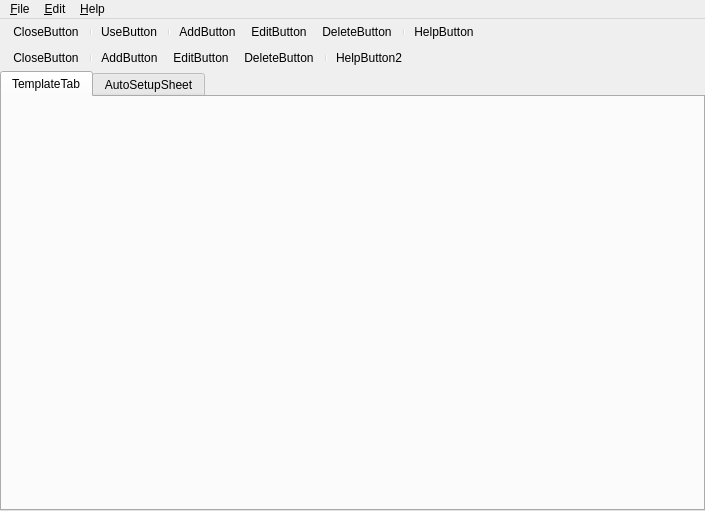
<?xml version="1.0" encoding="UTF-8"?>
<ui version="4.0">
  <class>TemplateForm</class>
  <widget class="QDialog" name="TemplateForm">
    <property name="geometry"><rect><x>0</x><y>0</y><width>705</width><height>511</height></rect></property>
    <property name="windowTitle"><string>Vorlagen</string></property>
    <property name="vclPosition" stdset="0"><string notr="true">poOwnerFormCenter</string></property>
    <property name="vclBorderIcons" stdset="0"><string notr="true">biSystemMenu,biMaximize</string></property>
    <property name="vclKeyPreview" stdset="0"><bool>true</bool></property>
    <property name="vclDesignWidth" stdset="0"><number>705</number></property>
    <property name="vclDesignHeight" stdset="0"><number>511</number></property>
    <layout class="QVBoxLayout" name="vclMenuLayout" stretch="0,1">
      <property name="spacing"><number>0</number></property>
      <property name="leftMargin"><number>0</number></property>
      <property name="topMargin"><number>0</number></property>
      <property name="rightMargin"><number>0</number></property>
      <property name="bottomMargin"><number>0</number></property>
      <item>
        <widget class="QMenuBar" name="MainMenu">
          <widget class="QMenu" name="MenuFile">
            <property name="title"><string>&amp;File</string></property>
            <widget class="QMenu" name="MenuFileUse">
              <property name="title"><string>&amp;Use</string></property>
              <property name="icon"><iconset resource="../../resources/dfend.qrc"><normaloff>:/imagelists/TemplateFormUnit/ImageList/2.png</normaloff></iconset></property>
              <addaction name="MenuFileUseAsProfile"/>
              <addaction name="MenuFileUseAsDefault"/>
            </widget>
            <addaction name="MenuFileUse"/>
            <addaction name="N2"/>
            <addaction name="MenuFileClose"/>
          </widget>
          <widget class="QMenu" name="MenuEdit">
            <property name="title"><string>&amp;Edit</string></property>
            <widget class="QMenu" name="MenuEditAdd">
              <property name="title"><string>&amp;Add...</string></property>
              <property name="icon"><iconset resource="../../resources/dfend.qrc"><normaloff>:/imagelists/TemplateFormUnit/ImageList/3.png</normaloff></iconset></property>
              <addaction name="MenuEditAddNewTemplate"/>
              <addaction name="MenuEditAddTemplateFromProfile"/>
            </widget>
            <widget class="QMenu" name="MenuEditAdd2">
              <property name="title"><string>&amp;Add...</string></property>
              <property name="icon"><iconset resource="../../resources/dfend.qrc"><normaloff>:/imagelists/TemplateFormUnit/ImageList/3.png</normaloff></iconset></property>
              <addaction name="MenuEditAdd2NewTemplate"/>
              <addaction name="MenuEditAdd2TemplateFromProfile"/>
            </widget>
            <addaction name="MenuEditAdd"/>
            <addaction name="MenuEditAdd2"/>
            <addaction name="MenuEditEdit"/>
            <addaction name="MenuEditEdit2"/>
            <addaction name="MenuEditEditMultipleTemplates"/>
            <addaction name="MenuEditEditMultipleTemplates2"/>
            <addaction name="MenuEditCopy"/>
            <addaction name="MenuEditCopy2"/>
            <addaction name="MenuEditDelete"/>
            <addaction name="MenuEditDelete2"/>
            <addaction name="N3"/>
            <addaction name="MenuEditCheck"/>
          </widget>
          <widget class="QMenu" name="MenuHelp">
            <property name="title"><string>&amp;Help</string></property>
            <addaction name="MenuHelpHelp"/>
          </widget>
          <addaction name="MenuFile"/>
          <addaction name="MenuEdit"/>
          <addaction name="MenuHelp"/>
        </widget>
      </item>
      <item>
        <widget class="QWidget" name="vclClientArea">
          <property name="minimumSize"><size><width>0</width><height>0</height></size></property>
          <property name="vclDesignWidth" stdset="0"><number>705</number></property>
          <property name="vclDesignHeight" stdset="0"><number>511</number></property>
          <widget class="QTabWidget" name="PageControl">
            <property name="geometry"><rect><x>0</x><y>52</y><width>705</width><height>440</height></rect></property>
            <property name="vclAlign" stdset="0"><string notr="true">alClient</string></property>
            <property name="currentIndex"><number>0</number></property>
            <widget class="QWidget" name="TemplateTab">
              <attribute name="title"><string>TemplateTab</string></attribute>
              <property name="vclDesignWidth" stdset="0"><number>697</number></property>
              <property name="vclDesignHeight" stdset="0"><number>412</number></property>
              <widget class="TListView" name="ListView">
                <property name="geometry"><rect><x>0</x><y>0</y><width>697</width><height>412</height></rect></property>
                <property name="vclAlign" stdset="0"><string notr="true">alClient</string></property>
                <property name="vclPopupMenu" stdset="0"><string notr="true">PopupMenu</string></property>
                <property name="viewStyle" stdset="0"><string notr="true">vsReport</string></property>
                <property name="readOnly" stdset="0"><bool>false</bool></property>
                <property name="vclSmallImages" stdset="0"><string notr="true">ListViewImageList</string></property>
              </widget>
            </widget>
            <widget class="QWidget" name="AutoSetupSheet">
              <attribute name="title"><string>AutoSetupSheet</string></attribute>
              <property name="vclDesignWidth" stdset="0"><number>697</number></property>
              <property name="vclDesignHeight" stdset="0"><number>412</number></property>
              <widget class="TListView" name="ListView2">
                <property name="geometry"><rect><x>0</x><y>0</y><width>697</width><height>412</height></rect></property>
                <property name="vclAlign" stdset="0"><string notr="true">alClient</string></property>
                <property name="vclPopupMenu" stdset="0"><string notr="true">PopupMenu2</string></property>
                <property name="viewStyle" stdset="0"><string notr="true">vsReport</string></property>
                <property name="readOnly" stdset="0"><bool>false</bool></property>
                <property name="vclSmallImages" stdset="0"><string notr="true">ListViewImageList</string></property>
              </widget>
            </widget>
          </widget>
          <widget class="QStatusBar" name="StatusBar">
            <property name="geometry"><rect><x>0</x><y>492</y><width>705</width><height>19</height></rect></property>
            <property name="vclAlign" stdset="0"><string notr="true">alBottom</string></property>
            <property name="sizeGripEnabled"><bool>false</bool></property>
            <property name="vclPanelWidths" stdset="0"><string notr="true">300,300,50</string></property>
          </widget>
          <widget class="QFrame" name="CoolBar">
            <property name="geometry"><rect><x>0</x><y>0</y><width>705</width><height>26</height></rect></property>
            <property name="vclAlign" stdset="0"><string notr="true">alTop</string></property>
            <property name="frameShape"><enum>QFrame::NoFrame</enum></property>
            <property name="frameShadow"><enum>QFrame::Plain</enum></property>
            <property name="vclClass" stdset="0"><string notr="true">TCoolBar</string></property>
            <widget class="QToolBar" name="ToolBar">
              <property name="geometry"><rect><x>2</x><y>0</y><width>703</width><height>26</height></rect></property>
              <property name="vclAlign" stdset="0"><string notr="true">alClient</string></property>
              <property name="movable"><bool>false</bool></property>
              <property name="floatable"><bool>false</bool></property>
              <property name="iconSize"><size><width>16</width><height>16</height></size></property>
              <property name="toolButtonStyle"><enum>Qt::ToolButtonTextBesideIcon</enum></property>
              <property name="vclButtonWidth" stdset="0"><number>90</number></property>
              <property name="vclButtonHeight" stdset="0"><number>22</number></property>
              <property name="vclImages" stdset="0"><string notr="true">ImageList</string></property>
              <addaction name="CloseButton"/>
              <addaction name="separator"/>
              <addaction name="UseButton"/>
              <addaction name="separator"/>
              <addaction name="AddButton"/>
              <addaction name="EditButton"/>
              <addaction name="DeleteButton"/>
              <addaction name="separator"/>
              <addaction name="HelpButton"/>
            </widget>
          </widget>
          <widget class="QFrame" name="CoolBar1">
            <property name="geometry"><rect><x>0</x><y>26</y><width>705</width><height>26</height></rect></property>
            <property name="vclAlign" stdset="0"><string notr="true">alTop</string></property>
            <property name="frameShape"><enum>QFrame::NoFrame</enum></property>
            <property name="frameShadow"><enum>QFrame::Plain</enum></property>
            <property name="vclClass" stdset="0"><string notr="true">TCoolBar</string></property>
            <widget class="QToolBar" name="ToolBar2">
              <property name="geometry"><rect><x>2</x><y>0</y><width>703</width><height>26</height></rect></property>
              <property name="vclAlign" stdset="0"><string notr="true">alClient</string></property>
              <property name="movable"><bool>false</bool></property>
              <property name="floatable"><bool>false</bool></property>
              <property name="iconSize"><size><width>16</width><height>16</height></size></property>
              <property name="toolButtonStyle"><enum>Qt::ToolButtonTextBesideIcon</enum></property>
              <property name="vclButtonWidth" stdset="0"><number>90</number></property>
              <property name="vclButtonHeight" stdset="0"><number>22</number></property>
              <property name="vclImages" stdset="0"><string notr="true">ImageList</string></property>
              <addaction name="CloseButton2"/>
              <addaction name="separator"/>
              <addaction name="AddButton2"/>
              <addaction name="EditButton2"/>
              <addaction name="DeleteButton2"/>
              <addaction name="separator"/>
              <addaction name="HelpButton2"/>
            </widget>
          </widget>
          <widget class="QMenu" name="PopupMenu">
            <property name="vclPopupMenu" stdset="0"><bool>true</bool></property>
            <widget class="QMenu" name="PopupUse">
              <property name="title"><string>&amp;Verwenden</string></property>
              <property name="icon"><iconset resource="../../resources/dfend.qrc"><normaloff>:/imagelists/TemplateFormUnit/ImageList/2.png</normaloff></iconset></property>
              <addaction name="PopupUseProfile"/>
              <addaction name="PopupUseDefault"/>
            </widget>
            <addaction name="PopupUse"/>
            <addaction name="N1"/>
            <addaction name="PopupEdit"/>
            <addaction name="PopupCopy"/>
            <addaction name="PopupDel"/>
          </widget>
          <widget class="QMenu" name="UsePopupMenu">
            <property name="vclPopupMenu" stdset="0"><bool>true</bool></property>
            <addaction name="PopupUseProfile2"/>
            <addaction name="PopupUseDefault2"/>
          </widget>
          <widget class="QMenu" name="AddPopupMenu">
            <property name="vclPopupMenu" stdset="0"><bool>true</bool></property>
            <addaction name="PopupAddNew"/>
            <addaction name="PopupAddFromProfile"/>
          </widget>
          <widget class="QMenu" name="AddPopupMenu2">
            <property name="vclPopupMenu" stdset="0"><bool>true</bool></property>
            <addaction name="PopupAddNew2"/>
            <addaction name="PopupAddFromProfile2"/>
          </widget>
          <widget class="QMenu" name="PopupMenu2">
            <property name="vclPopupMenu" stdset="0"><bool>true</bool></property>
            <addaction name="PopupEdit2"/>
            <addaction name="PopupCopy2"/>
            <addaction name="PopupDel2"/>
          </widget>
        </widget>
      </item>
    </layout>
    <action name="MenuFileUseAsProfile">
      <property name="text"><string>für neues &amp;Profile</string></property>
      <property name="tag" stdset="0"><number>5</number></property>
    </action>
    <action name="MenuFileUseAsDefault">
      <property name="text"><string>als neues &amp;Vorgabeprofil</string></property>
      <property name="tag" stdset="0"><number>6</number></property>
    </action>
    <action name="MenuFileClose">
      <property name="text"><string>&amp;Close</string></property>
      <property name="icon"><iconset resource="../../resources/dfend.qrc"><normaloff>:/imagelists/TemplateFormUnit/ImageList/1.png</normaloff></iconset></property>
    </action>
    <action name="N2">
      <property name="vclSeparator" stdset="0"><bool>true</bool></property>
    </action>
    <action name="MenuEditAddNewTemplate">
      <property name="text"><string>neue Vorlage</string></property>
      <property name="shortcut"><string notr="true">Ins</string></property>
      <property name="tag" stdset="0"><number>7</number></property>
    </action>
    <action name="MenuEditAddTemplateFromProfile">
      <property name="text"><string>Vorlage von Profil</string></property>
      <property name="tag" stdset="0"><number>8</number></property>
    </action>
    <action name="MenuEditAdd2NewTemplate">
      <property name="text"><string>neue Vorlage</string></property>
      <property name="shortcut"><string notr="true">Ins</string></property>
      <property name="tag" stdset="0"><number>13</number></property>
    </action>
    <action name="MenuEditAdd2TemplateFromProfile">
      <property name="text"><string>Vorlage von Profil</string></property>
      <property name="tag" stdset="0"><number>14</number></property>
    </action>
    <action name="MenuEditEdit">
      <property name="text"><string>Edit...</string></property>
      <property name="icon"><iconset resource="../../resources/dfend.qrc"><normaloff>:/imagelists/TemplateFormUnit/ImageList/4.png</normaloff></iconset></property>
      <property name="shortcut"><string notr="true">F2</string></property>
      <property name="tag" stdset="0"><number>3</number></property>
    </action>
    <action name="MenuEditEdit2">
      <property name="text"><string>Edit...</string></property>
      <property name="icon"><iconset resource="../../resources/dfend.qrc"><normaloff>:/imagelists/TemplateFormUnit/ImageList/4.png</normaloff></iconset></property>
      <property name="shortcut"><string notr="true">F2</string></property>
      <property name="tag" stdset="0"><number>11</number></property>
    </action>
    <action name="MenuEditEditMultipleTemplates">
      <property name="text"><string>Edit multiple templates...</string></property>
      <property name="tag" stdset="0"><number>16</number></property>
    </action>
    <action name="MenuEditEditMultipleTemplates2">
      <property name="text"><string>Edit multiple templates...</string></property>
      <property name="tag" stdset="0"><number>17</number></property>
    </action>
    <action name="MenuEditCopy">
      <property name="text"><string>Copy...</string></property>
      <property name="shortcut"><string notr="true">Shift+Ins</string></property>
      <property name="tag" stdset="0"><number>9</number></property>
    </action>
    <action name="MenuEditCopy2">
      <property name="text"><string>Copy...</string></property>
      <property name="shortcut"><string notr="true">Shift+Ins</string></property>
      <property name="tag" stdset="0"><number>15</number></property>
    </action>
    <action name="MenuEditDelete">
      <property name="text"><string>Delete</string></property>
      <property name="icon"><iconset resource="../../resources/dfend.qrc"><normaloff>:/imagelists/TemplateFormUnit/ImageList/5.png</normaloff></iconset></property>
      <property name="shortcut"><string notr="true">Del</string></property>
      <property name="tag" stdset="0"><number>4</number></property>
    </action>
    <action name="MenuEditDelete2">
      <property name="text"><string>Delete</string></property>
      <property name="icon"><iconset resource="../../resources/dfend.qrc"><normaloff>:/imagelists/TemplateFormUnit/ImageList/5.png</normaloff></iconset></property>
      <property name="shortcut"><string notr="true">Del</string></property>
      <property name="tag" stdset="0"><number>12</number></property>
    </action>
    <action name="MenuEditCheck">
      <property name="text"><string>Check for duplicate checksums...</string></property>
      <property name="tag" stdset="0"><number>19</number></property>
    </action>
    <action name="N3">
      <property name="vclSeparator" stdset="0"><bool>true</bool></property>
    </action>
    <action name="MenuHelpHelp">
      <property name="text"><string>&amp;Help</string></property>
      <property name="icon"><iconset resource="../../resources/dfend.qrc"><normaloff>:/imagelists/TemplateFormUnit/ImageList/6.png</normaloff></iconset></property>
      <property name="shortcut"><string notr="true">F1</string></property>
      <property name="tag" stdset="0"><number>18</number></property>
    </action>
    <action name="CloseButton">
      <property name="text"><string>CloseButton</string></property>
      <property name="icon"><iconset resource="../../resources/dfend.qrc"><normaloff>:/imagelists/TemplateFormUnit/ImageList/1.png</normaloff></iconset></property>
    </action>
    <action name="ToolButton7">
      <property name="vclSeparator" stdset="0"><bool>true</bool></property>
    </action>
    <action name="UseButton">
      <property name="text"><string>UseButton</string></property>
      <property name="icon"><iconset resource="../../resources/dfend.qrc"><normaloff>:/imagelists/TemplateFormUnit/ImageList/2.png</normaloff></iconset></property>
      <property name="tag" stdset="0"><number>1</number></property>
    </action>
    <action name="ToolButton3">
      <property name="vclSeparator" stdset="0"><bool>true</bool></property>
    </action>
    <action name="AddButton">
      <property name="text"><string>AddButton</string></property>
      <property name="icon"><iconset resource="../../resources/dfend.qrc"><normaloff>:/imagelists/TemplateFormUnit/ImageList/3.png</normaloff></iconset></property>
      <property name="tag" stdset="0"><number>2</number></property>
    </action>
    <action name="EditButton">
      <property name="text"><string>EditButton</string></property>
      <property name="icon"><iconset resource="../../resources/dfend.qrc"><normaloff>:/imagelists/TemplateFormUnit/ImageList/4.png</normaloff></iconset></property>
      <property name="tag" stdset="0"><number>3</number></property>
    </action>
    <action name="DeleteButton">
      <property name="text"><string>DeleteButton</string></property>
      <property name="icon"><iconset resource="../../resources/dfend.qrc"><normaloff>:/imagelists/TemplateFormUnit/ImageList/5.png</normaloff></iconset></property>
      <property name="tag" stdset="0"><number>4</number></property>
    </action>
    <action name="ToolButton4">
      <property name="vclSeparator" stdset="0"><bool>true</bool></property>
    </action>
    <action name="HelpButton">
      <property name="text"><string>HelpButton</string></property>
      <property name="icon"><iconset resource="../../resources/dfend.qrc"><normaloff>:/imagelists/TemplateFormUnit/ImageList/6.png</normaloff></iconset></property>
      <property name="tag" stdset="0"><number>18</number></property>
    </action>
    <action name="CloseButton2">
      <property name="text"><string>CloseButton</string></property>
      <property name="icon"><iconset resource="../../resources/dfend.qrc"><normaloff>:/imagelists/TemplateFormUnit/ImageList/1.png</normaloff></iconset></property>
    </action>
    <action name="ToolButton2">
      <property name="vclSeparator" stdset="0"><bool>true</bool></property>
    </action>
    <action name="AddButton2">
      <property name="text"><string>AddButton</string></property>
      <property name="icon"><iconset resource="../../resources/dfend.qrc"><normaloff>:/imagelists/TemplateFormUnit/ImageList/3.png</normaloff></iconset></property>
      <property name="tag" stdset="0"><number>10</number></property>
    </action>
    <action name="EditButton2">
      <property name="text"><string>EditButton</string></property>
      <property name="icon"><iconset resource="../../resources/dfend.qrc"><normaloff>:/imagelists/TemplateFormUnit/ImageList/4.png</normaloff></iconset></property>
      <property name="tag" stdset="0"><number>11</number></property>
    </action>
    <action name="DeleteButton2">
      <property name="text"><string>DeleteButton</string></property>
      <property name="icon"><iconset resource="../../resources/dfend.qrc"><normaloff>:/imagelists/TemplateFormUnit/ImageList/5.png</normaloff></iconset></property>
      <property name="tag" stdset="0"><number>12</number></property>
    </action>
    <action name="ToolButton1">
      <property name="vclSeparator" stdset="0"><bool>true</bool></property>
    </action>
    <action name="HelpButton2">
      <property name="text"><string>HelpButton2</string></property>
      <property name="icon"><iconset resource="../../resources/dfend.qrc"><normaloff>:/imagelists/TemplateFormUnit/ImageList/6.png</normaloff></iconset></property>
      <property name="tag" stdset="0"><number>18</number></property>
    </action>
    <action name="PopupUseProfile">
      <property name="text"><string>für neues &amp;Profile</string></property>
      <property name="tag" stdset="0"><number>5</number></property>
    </action>
    <action name="PopupUseDefault">
      <property name="text"><string>als neues &amp;Vorgabeprofil</string></property>
      <property name="tag" stdset="0"><number>6</number></property>
    </action>
    <action name="PopupEdit">
      <property name="text"><string>&amp;Bearbeiten</string></property>
      <property name="icon"><iconset resource="../../resources/dfend.qrc"><normaloff>:/imagelists/TemplateFormUnit/ImageList/4.png</normaloff></iconset></property>
      <property name="shortcut"><string notr="true">F2</string></property>
      <property name="tag" stdset="0"><number>3</number></property>
    </action>
    <action name="PopupCopy">
      <property name="text"><string>Kopieren...</string></property>
      <property name="shortcut"><string notr="true">Shift+Ins</string></property>
      <property name="tag" stdset="0"><number>9</number></property>
    </action>
    <action name="PopupDel">
      <property name="text"><string>&amp;Löschen</string></property>
      <property name="icon"><iconset resource="../../resources/dfend.qrc"><normaloff>:/imagelists/TemplateFormUnit/ImageList/5.png</normaloff></iconset></property>
      <property name="shortcut"><string notr="true">Del</string></property>
      <property name="tag" stdset="0"><number>4</number></property>
    </action>
    <action name="N1">
      <property name="vclSeparator" stdset="0"><bool>true</bool></property>
    </action>
    <action name="PopupUseProfile2">
      <property name="text"><string>für neues &amp;Profile</string></property>
      <property name="tag" stdset="0"><number>5</number></property>
    </action>
    <action name="PopupUseDefault2">
      <property name="text"><string>als neues &amp;Vorgabeprofil</string></property>
      <property name="tag" stdset="0"><number>6</number></property>
    </action>
    <action name="PopupAddNew">
      <property name="text"><string>neue Vorlage</string></property>
      <property name="tag" stdset="0"><number>7</number></property>
    </action>
    <action name="PopupAddFromProfile">
      <property name="text"><string>Vorlage von Profil</string></property>
      <property name="tag" stdset="0"><number>8</number></property>
    </action>
    <action name="PopupAddNew2">
      <property name="text"><string>neue Vorlage</string></property>
      <property name="tag" stdset="0"><number>13</number></property>
    </action>
    <action name="PopupAddFromProfile2">
      <property name="text"><string>Vorlage von Profil</string></property>
      <property name="tag" stdset="0"><number>14</number></property>
    </action>
    <action name="PopupEdit2">
      <property name="text"><string>&amp;Bearbeiten</string></property>
      <property name="icon"><iconset resource="../../resources/dfend.qrc"><normaloff>:/imagelists/TemplateFormUnit/ImageList/4.png</normaloff></iconset></property>
      <property name="shortcut"><string notr="true">F2</string></property>
      <property name="tag" stdset="0"><number>11</number></property>
    </action>
    <action name="PopupCopy2">
      <property name="text"><string>Kopieren...</string></property>
      <property name="shortcut"><string notr="true">Shift+Ins</string></property>
      <property name="tag" stdset="0"><number>15</number></property>
    </action>
    <action name="PopupDel2">
      <property name="text"><string>&amp;Löschen</string></property>
      <property name="icon"><iconset resource="../../resources/dfend.qrc"><normaloff>:/imagelists/TemplateFormUnit/ImageList/5.png</normaloff></iconset></property>
      <property name="shortcut"><string notr="true">Del</string></property>
      <property name="tag" stdset="0"><number>12</number></property>
    </action>
  </widget>
  <customwidgets>
    <customwidget>
      <class>TListView</class>
      <extends>QWidget</extends>
      <header>ComCtrls.h</header>
    </customwidget>
  </customwidgets>
  <tabstops>
    <tabstop>PageControl</tabstop>
    <tabstop>ListView</tabstop>
    <tabstop>ListView2</tabstop>
  </tabstops>
  <resources><include location="../../resources/dfend.qrc"/></resources>
  <connections/>
</ui>
